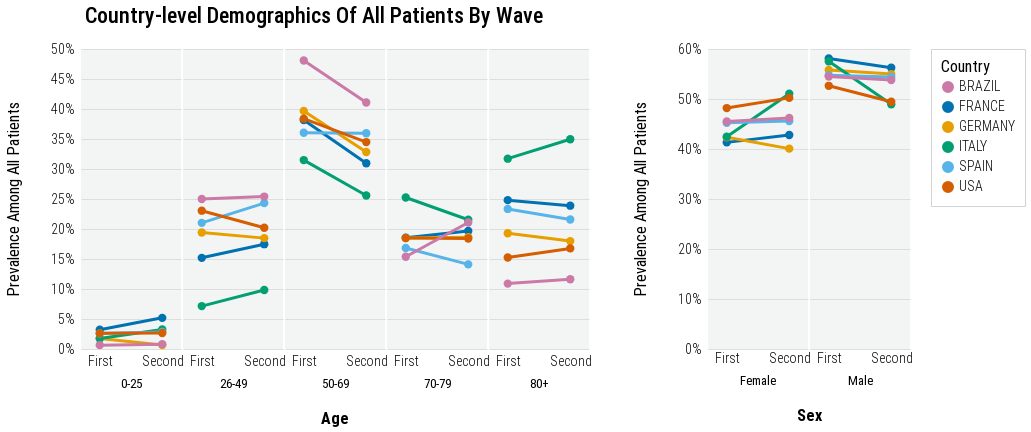

Source (notebook cell):
### Code cell
plot = FUNC_DEMOGRAPHICS_BY_WAVE_WITH_LINES(df, patient_group='all')
# alt.vconcat(
#     FUNC_DEMOGRAPHICS_BY_WAVE_WITH_LINES(df, patient_group='all'),
# #     FUNC_DEMOGRAPHICS_BY_WAVE_WITH_LINES(df, patient_group='severe'),
# #     spacing=30
# ).resolve_scale(color='independent')

plot = apply_theme(
    plot,
    axis_y_title_font_size=16,
    title_anchor='start',
    legend_orient='right'
)

plot

# df[df.sig == True]

### Figure 1 — Vega-Lite specification as saved in the notebook (floating-point values rounded to 4 significant figures)
{"config": {"view": {"continuousWidth": 400, "continuousHeight": 300, "fill": "#F3F5F5", "strokeWidth": 0}, "axis": {"domainColor": "black", "domainWidth": 1.5, "labelFontSize": 14, "labelFontWeight": 300, "labelLimit": 1000, "tickColor": "white", "titleFontSize": 16, "titleFontWeight": 400, "titlePadding": 10}, "axisX": {"labelAngle": 0}, "axisY": {"domain": false, "titleFontSize": 16}, "concat": {"spacing": 0}, "font": "Roboto Condensed", "header": {"labelFontSize": 13, "labelOrient": "bottom", "titleFontSize": 16, "titleFontWeight": "bold"}, "legend": {"cornerRadius": 0, "fillColor": "white", "gradientLength": 50, "labelFontSize": 14, "labelFontWeight": 300, "orient": "right", "padding": 10, "strokeColor": "lightgray", "symbolStrokeWidth": 2, "titleFontSize": 16, "titleFontWeight": 400, "titleOrient": "top"}, "point": {"size": 70}, "title": {"align": "left", "anchor": "start", "dy": -10, "fontSize": 22, "fontWeight": 500, "subtitleFontSize": 16, "subtitlePadding": 5}}, "hconcat": [{"data": {"name": "data-6c171ffda24053e10efa295286ae414e"}, "facet": {"column": {"type": "nominal", "field": "group", "header": {"labelOrient": "bottom", "title": "Age", "titleOrient": "bottom"}}}, "spec": {"mark": {"type": "line", "point": true, "size": 3}, "encoding": {"color": {"type": "nominal", "field": "country", "scale": {"range": ["#CB7AA7", "#0072B2", "#E79F00", "#029F73", "#57B4E9", "#D45E00"]}}, "x": {"type": "nominal", "axis": {"domain": false, "grid": false, "labels": true, "tickMinStep": 1, "ticks": false}, "field": "wave", "scale": {"padding": 0.3}, "title": null}, "y": {"type": "quantitative", "axis": {"format": ".0%", "titleX": -60}, "field": "pp", "title": "Prevalence Among All Patients"}}, "height": 300, "resolve": {"scale": {"color": "shared"}}, "width": 100}, "spacing": 2}, {"data": {"name": "data-b64dc753bf84aa9b60ba487bb2b7ece2"}, "facet": {"column": {"type": "nominal", "field": "group", "header": {"labelOrient": "bottom", "title": "Sex", "titleOrient": "bottom"}}}, "spec": {"mark": {"type": "line", "point": true, "size": 3}, "encoding": {"color": {"type": "nominal", "field": "country", "scale": {"range": ["#CB7AA7", "#0072B2", "#E79F00", "#029F73", "#57B4E9", "#D45E00"]}, "title": "Country"}, "x": {"type": "nominal", "axis": {"domain": false, "grid": false, "labels": true, "tickMinStep": 1, "ticks": false}, "field": "wave", "scale": {"padding": 0.3}, "title": null}, "y": {"type": "quantitative", "axis": {"format": ".0%", "orient": "left", "titleX": -60}, "field": "pp", "title": "Prevalence Among All Patients"}}, "height": 300, "width": 100}, "spacing": 2}], "spacing": 40, "title": {"text": "Country-level Demographics Of All Patients By Wave", "dx": 80, "subtitleColor": "gray"}, "$schema": "https://vega.github.io/schema/vega-lite/v4.8.1.json", "datasets": {"data-6c171ffda24053e10efa295286ae414e": [{"country": "FRANCE", "wave": "First", "effect_size": "prevalence", "group": "0-25", "pp": 0.03208, "ci_l": 0.02466, "ci_u": 0.04163, "x": 333.0, "n": 10160.0, "sig": false, "severity": "all"}, {"country": "FRANCE", "wave": "Second", "effect_size": "prevalence", "group": "0-25", "pp": 0.05192, "ci_l": 0.03397, "ci_u": 0.07859, "x": 292.0, "n": 5023.0, "sig": false, "severity": "all"}, {"country": "FRANCE", "wave": "First", "effect_size": "prevalence", "group": "26-49", "pp": 0.1519, "ci_l": 0.1206, "ci_u": 0.1896, "x": 1644.0, "n": 10160.0, "sig": false, "severity": "all"}, {"country": "FRANCE", "wave": "Second", "effect_size": "prevalence", "group": "26-49", "pp": 0.1747, "ci_l": 0.1603, "ci_u": 0.1901, "x": 881.0, "n": 5023.0, "sig": false, "severity": "all"}, {"country": "FRANCE", "wave": "First", "effect_size": "prevalence", "group": "50-69", "pp": 0.3817, "ci_l": 0.31, "ci_u": 0.4591, "x": 3579.0, "n": 10160.0, "sig": false, "severity": "all"}, {"country": "FRANCE", "wave": "Second", "effect_size": "prevalence", "group": "50-69", "pp": 0.3095, "ci_l": 0.2794, "ci_u": 0.3414, "x": 1584.0, "n": 5023.0, "sig": false, "severity": "all"}, {"country": "FRANCE", "wave": "First", "effect_size": "prevalence", "group": "70-79", "pp": 0.1855, "ci_l": 0.1752, "ci_u": 0.1963, "x": 1887.0, "n": 10160.0, "sig": false, "severity": "all"}, {"country": "FRANCE", "wave": "Second", "effect_size": "prevalence", "group": "70-79", "pp": 0.1966, "ci_l": 0.1802, "ci_u": 0.2141, "x": 993.0, "n": 5023.0, "sig": false, "severity": "all"}, {"country": "FRANCE", "wave": "First", "effect_size": "prevalence", "group": "80+", "pp": 0.2481, "ci_l": 0.2128, "ci_u": 0.2872, "x": 2619.0, "n": 10160.0, "sig": false, "severity": "all"}, {"country": "FRANCE", "wave": "Second", "effect_size": "prevalence", "group": "80+", "pp": 0.2388, "ci_l": 0.2126, "ci_u": 0.2673, "x": 1175.0, "n": 5023.0, "sig": false, "severity": "all"}, {"country": "GERMANY", "wave": "First", "effect_size": "prevalence", "group": "0-25", "pp": 0.01733, "ci_l": 0.002637, "ci_u": 0.1052, "x": 5.0, "n": 267.0, "sig": false, "severity": "all"}, {"country": "GERMANY", "wave": "Second", "effect_size": "prevalence", "group": "0-25", "pp": 0.006555, "ci_l": 0.0002626, "ci_u": 0.1422, "x": 11.0, "n": 931.0, "sig": false, "severity": "all"}, {"country": "GERMANY", "wave": "First", "effect_size": "prevalence", "group": "26-49", "pp": 0.1941, "ci_l": 0.09982, "ci_u": 0.3435, "x": 48.0, "n": 267.0, "sig": false, "severity": "all"}, {"country": "GERMANY", "wave": "Second", "effect_size": "prevalence", "group": "26-49", "pp": 0.1848, "ci_l": 0.1605, "ci_u": 0.2118, "x": 172.0, "n": 931.0, "sig": false, "severity": "all"}, {"country": "GERMANY", "wave": "First", "effect_size": "prevalence", "group": "50-69", "pp": 0.3968, "ci_l": 0.3379, "ci_u": 0.4589, "x": 106.0, "n": 267.0, "sig": false, "severity": "all"}, {"country": "GERMANY", "wave": "Second", "effect_size": "prevalence", "group": "50-69", "pp": 0.3284, "ci_l": 0.2074, "ci_u": 0.4775, "x": 312.0, "n": 931.0, "sig": false, "severity": "all"}, {"country": "GERMANY", "wave": "First", "effect_size": "prevalence", "group": "70-79", "pp": 0.1848, "ci_l": 0.1311, "ci_u": 0.2541, "x": 50.0, "n": 267.0, "sig": false, "severity": "all"}, {"country": "GERMANY", "wave": "Second", "effect_size": "prevalence", "group": "70-79", "pp": 0.1862, "ci_l": 0.1539, "ci_u": 0.2234, "x": 173.0, "n": 931.0, "sig": false, "severity": "all"}, {"country": "GERMANY", "wave": "First", "effect_size": "prevalence", "group": "80+", "pp": 0.1929, "ci_l": 0.1293, "ci_u": 0.2776, "x": 53.0, "n": 267.0, "sig": false, "severity": "all"}, {"country": "GERMANY", "wave": "Second", "effect_size": "prevalence", "group": "80+", "pp": 0.1799, "ci_l": 0.0796, "ci_u": 0.3574, "x": 173.0, "n": 931.0, "sig": false, "severity": "all"}, {"country": "ITALY", "wave": "First", "effect_size": "prevalence", "group": "0-25", "pp": 0.01743, "ci_l": 0.008152, "ci_u": 0.03689, "x": 70.0, "n": 3352.0, "sig": false, "severity": "all"}, {"country": "ITALY", "wave": "Second", "effect_size": "prevalence", "group": "0-25", "pp": 0.03258, "ci_l": 0.01349, "ci_u": 0.0766, "x": 83.0, "n": 2416.0, "sig": false, "severity": "all"}, {"country": "ITALY", "wave": "First", "effect_size": "prevalence", "group": "26-49", "pp": 0.07151, "ci_l": 0.03433, "ci_u": 0.143, "x": 325.0, "n": 3352.0, "sig": false, "severity": "all"}, {"country": "ITALY", "wave": "Second", "effect_size": "prevalence", "group": "26-49", "pp": 0.09835, "ci_l": 0.0426, "ci_u": 0.211, "x": 294.0, "n": 2416.0, "sig": false, "severity": "all"}, {"country": "ITALY", "wave": "First", "effect_size": "prevalence", "group": "50-69", "pp": 0.3149, "ci_l": 0.25, "ci_u": 0.3879, "x": 1167.0, "n": 3352.0, "sig": false, "severity": "all"}, {"country": "ITALY", "wave": "Second", "effect_size": "prevalence", "group": "50-69", "pp": 0.2559, "ci_l": 0.216, "ci_u": 0.3003, "x": 599.0, "n": 2416.0, "sig": false, "severity": "all"}, {"country": "ITALY", "wave": "First", "effect_size": "prevalence", "group": "70-79", "pp": 0.2525, "ci_l": 0.2045, "ci_u": 0.3075, "x": 837.0, "n": 3352.0, "sig": false, "severity": "all"}, {"country": "ITALY", "wave": "Second", "effect_size": "prevalence", "group": "70-79", "pp": 0.2154, "ci_l": 0.1726, "ci_u": 0.2655, "x": 564.0, "n": 2416.0, "sig": false, "severity": "all"}, {"country": "ITALY", "wave": "First", "effect_size": "prevalence", "group": "80+", "pp": 0.3172, "ci_l": 0.2164, "ci_u": 0.4387, "x": 925.0, "n": 3352.0, "sig": false, "severity": "all"}, {"country": "ITALY", "wave": "Second", "effect_size": "prevalence", "group": "80+", "pp": 0.3496, "ci_l": 0.2132, "ci_u": 0.516, "x": 856.0, "n": 2416.0, "sig": false, "severity": "all"}, {"country": "SPAIN", "wave": "First", "effect_size": "prevalence", "group": "0-25", "pp": 0.02575, "ci_l": 0.0201, "ci_u": 0.03294, "x": 61.0, "n": 2369.0, "sig": false, "severity": "all"}, {"country": "SPAIN", "wave": "Second", "effect_size": "prevalence", "group": "0-25", "pp": 0.02842, "ci_l": 0.02355, "ci_u": 0.03426, "x": 106.0, "n": 3730.0, "sig": false, "severity": "all"}, {"country": "SPAIN", "wave": "First", "effect_size": "prevalence", "group": "26-49", "pp": 0.2102, "ci_l": 0.1943, "ci_u": 0.2271, "x": 498.0, "n": 2369.0, "sig": true, "severity": "all"}, {"country": "SPAIN", "wave": "Second", "effect_size": "prevalence", "group": "26-49", "pp": 0.2432, "ci_l": 0.2297, "ci_u": 0.2572, "x": 907.0, "n": 3730.0, "sig": true, "severity": "all"}, {"country": "SPAIN", "wave": "First", "effect_size": "prevalence", "group": "50-69", "pp": 0.3605, "ci_l": 0.3414, "ci_u": 0.38, "x": 854.0, "n": 2369.0, "sig": false, "severity": "all"}, {"country": "SPAIN", "wave": "Second", "effect_size": "prevalence", "group": "50-69", "pp": 0.3595, "ci_l": 0.3443, "ci_u": 0.3751, "x": 1341.0, "n": 3730.0, "sig": false, "severity": "all"}, {"country": "SPAIN", "wave": "First", "effect_size": "prevalence", "group": "70-79", "pp": 0.1684, "ci_l": 0.1539, "ci_u": 0.184, "x": 399.0, "n": 2369.0, "sig": true, "severity": "all"}, {"country": "SPAIN", "wave": "Second", "effect_size": "prevalence", "group": "70-79", "pp": 0.141, "ci_l": 0.1302, "ci_u": 0.1526, "x": 526.0, "n": 3730.0, "sig": true, "severity": "all"}, {"country": "SPAIN", "wave": "First", "effect_size": "prevalence", "group": "80+", "pp": 0.2334, "ci_l": 0.2168, "ci_u": 0.2509, "x": 553.0, "n": 2369.0, "sig": false, "severity": "all"}, {"country": "SPAIN", "wave": "Second", "effect_size": "prevalence", "group": "80+", "pp": 0.2158, "ci_l": 0.2029, "ci_u": 0.2293, "x": 805.0, "n": 3730.0, "sig": false, "severity": "all"}, {"country": "USA", "wave": "First", "effect_size": "prevalence", "group": "0-25", "pp": 0.02609, "ci_l": 0.01101, "ci_u": 0.06056, "x": 292.0, "n": 8287.0, "sig": false, "severity": "all"}, {"country": "USA", "wave": "Second", "effect_size": "prevalence", "group": "0-25", "pp": 0.0267, "ci_l": 0.006869, "ci_u": 0.09815, "x": 711.0, "n": 16040.0, "sig": false, "severity": "all"}, {"country": "USA", "wave": "First", "effect_size": "prevalence", "group": "26-49", "pp": 0.2305, "ci_l": 0.1863, "ci_u": 0.2817, "x": 2036.0, "n": 8287.0, "sig": false, "severity": "all"}, {"country": "USA", "wave": "Second", "effect_size": "prevalence", "group": "26-49", "pp": 0.202, "ci_l": 0.1499, "ci_u": 0.2667, "x": 2849.0, "n": 16040.0, "sig": false, "severity": "all"}, {"country": "USA", "wave": "First", "effect_size": "prevalence", "group": "50-69", "pp": 0.3839, "ci_l": 0.358, "ci_u": 0.4104, "x": 3165.0, "n": 8287.0, "sig": false, "severity": "all"}, {"country": "USA", "wave": "Second", "effect_size": "prevalence", "group": "50-69", "pp": 0.3449, "ci_l": 0.3313, "ci_u": 0.3587, "x": 5485.0, "n": 16040.0, "sig": false, "severity": "all"}, {"country": "USA", "wave": "First", "effect_size": "prevalence", "group": "70-79", "pp": 0.1851, "ci_l": 0.1533, "ci_u": 0.2216, "x": 1414.0, "n": 8287.0, "sig": false, "severity": "all"}, {"country": "USA", "wave": "Second", "effect_size": "prevalence", "group": "70-79", "pp": 0.1841, "ci_l": 0.1578, "ci_u": 0.2138, "x": 3349.0, "n": 16040.0, "sig": false, "severity": "all"}, {"country": "USA", "wave": "First", "effect_size": "prevalence", "group": "80+", "pp": 0.1524, "ci_l": 0.1176, "ci_u": 0.1952, "x": 1375.0, "n": 8287.0, "sig": false, "severity": "all"}, {"country": "USA", "wave": "Second", "effect_size": "prevalence", "group": "80+", "pp": 0.1676, "ci_l": 0.1281, "ci_u": 0.2163, "x": 3355.0, "n": 16040.0, "sig": false, "severity": "all"}, {"country": "BRAZIL", "wave": "First", "effect_size": "prevalence", "group": "0-25", "pp": 0.00641, "ci_l": 0.001132, "ci_u": 0.03541, "x": 1.0, "n": 156.0, "sig": false, "severity": "all"}, {"country": "BRAZIL", "wave": "Second", "effect_size": "prevalence", "group": "0-25", "pp": 0.008108, "ci_l": 0.002761, "ci_u": 0.02356, "x": 3.0, "n": 370.0, "sig": false, "severity": "all"}, {"country": "BRAZIL", "wave": "First", "effect_size": "prevalence", "group": "26-49", "pp": 0.25, "ci_l": 0.1886, "ci_u": 0.3234, "x": 39.0, "n": 156.0, "sig": false, "severity": "all"}, {"country": "BRAZIL", "wave": "Second", "effect_size": "prevalence", "group": "26-49", "pp": 0.2541, "ci_l": 0.2124, "ci_u": 0.3008, "x": 94.0, "n": 370.0, "sig": false, "severity": "all"}, {"country": "BRAZIL", "wave": "First", "effect_size": "prevalence", "group": "50-69", "pp": 0.4808, "ci_l": 0.4038, "ci_u": 0.5587, "x": 75.0, "n": 156.0, "sig": false, "severity": "all"}, {"country": "BRAZIL", "wave": "Second", "effect_size": "prevalence", "group": "50-69", "pp": 0.4108, "ci_l": 0.3618, "ci_u": 0.4616, "x": 152.0, "n": 370.0, "sig": false, "severity": "all"}, {"country": "BRAZIL", "wave": "First", "effect_size": "prevalence", "group": "70-79", "pp": 0.1538, "ci_l": 0.1056, "ci_u": 0.2187, "x": 24.0, "n": 156.0, "sig": false, "severity": "all"}, {"country": "BRAZIL", "wave": "Second", "effect_size": "prevalence", "group": "70-79", "pp": 0.2108, "ci_l": 0.1723, "ci_u": 0.2552, "x": 78.0, "n": 370.0, "sig": false, "severity": "all"}, {"country": "BRAZIL", "wave": "First", "effect_size": "prevalence", "group": "80+", "pp": 0.109, "ci_l": 0.06916, "ci_u": 0.1676, "x": 17.0, "n": 156.0, "sig": false, "severity": "all"}, {"country": "BRAZIL", "wave": "Second", "effect_size": "prevalence", "group": "80+", "pp": 0.1162, "ci_l": 0.08743, "ci_u": 0.1529, "x": 43.0, "n": 370.0, "sig": false, "severity": "all"}], "data-b64dc753bf84aa9b60ba487bb2b7ece2": [{"country": "FRANCE", "wave": "First", "effect_size": "prevalence", "group": "Female", "pp": 0.4132, "ci_l": 0.3851, "ci_u": 0.4419, "x": 4153.0, "n": 10160.0, "sig": false, "severity": "all"}, {"country": "FRANCE", "wave": "Second", "effect_size": "prevalence", "group": "Female", "pp": 0.4279, "ci_l": 0.4136, "ci_u": 0.4425, "x": 2150.0, "n": 5023.0, "sig": false, "severity": "all"}, {"country": "FRANCE", "wave": "First", "effect_size": "prevalence", "group": "Male", "pp": 0.5811, "ci_l": 0.5634, "ci_u": 0.5986, "x": 5913.0, "n": 10160.0, "sig": false, "severity": "all"}, {"country": "FRANCE", "wave": "Second", "effect_size": "prevalence", "group": "Male", "pp": 0.5625, "ci_l": 0.5314, "ci_u": 0.5931, "x": 2799.0, "n": 5023.0, "sig": false, "severity": "all"}, {"country": "GERMANY", "wave": "First", "effect_size": "prevalence", "group": "Female", "pp": 0.4235, "ci_l": 0.3467, "ci_u": 0.5042, "x": 112.0, "n": 267.0, "sig": false, "severity": "all"}, {"country": "GERMANY", "wave": "Second", "effect_size": "prevalence", "group": "Female", "pp": 0.4007, "ci_l": 0.3676, "ci_u": 0.4348, "x": 373.0, "n": 931.0, "sig": false, "severity": "all"}, {"country": "GERMANY", "wave": "First", "effect_size": "prevalence", "group": "Male", "pp": 0.5579, "ci_l": 0.4489, "ci_u": 0.6617, "x": 152.0, "n": 267.0, "sig": false, "severity": "all"}, {"country": "GERMANY", "wave": "Second", "effect_size": "prevalence", "group": "Male", "pp": 0.5498, "ci_l": 0.4292, "ci_u": 0.6649, "x": 514.0, "n": 931.0, "sig": false, "severity": "all"}, {"country": "ITALY", "wave": "First", "effect_size": "prevalence", "group": "Female", "pp": 0.4245, "ci_l": 0.3641, "ci_u": 0.4872, "x": 1271.0, "n": 3352.0, "sig": false, "severity": "all"}, {"country": "ITALY", "wave": "Second", "effect_size": "prevalence", "group": "Female", "pp": 0.5107, "ci_l": 0.4741, "ci_u": 0.5472, "x": 1209.0, "n": 2416.0, "sig": false, "severity": "all"}, {"country": "ITALY", "wave": "First", "effect_size": "prevalence", "group": "Male", "pp": 0.5755, "ci_l": 0.5128, "ci_u": 0.6359, "x": 2081.0, "n": 3352.0, "sig": false, "severity": "all"}, {"country": "ITALY", "wave": "Second", "effect_size": "prevalence", "group": "Male", "pp": 0.4893, "ci_l": 0.4528, "ci_u": 0.5259, "x": 1207.0, "n": 2416.0, "sig": false, "severity": "all"}, {"country": "SPAIN", "wave": "First", "effect_size": "prevalence", "group": "Female", "pp": 0.4525, "ci_l": 0.4326, "ci_u": 0.4726, "x": 1072.0, "n": 2369.0, "sig": false, "severity": "all"}, {"country": "SPAIN", "wave": "Second", "effect_size": "prevalence", "group": "Female", "pp": 0.456, "ci_l": 0.4401, "ci_u": 0.4721, "x": 1701.0, "n": 3730.0, "sig": false, "severity": "all"}, {"country": "SPAIN", "wave": "First", "effect_size": "prevalence", "group": "Male", "pp": 0.5475, "ci_l": 0.5274, "ci_u": 0.5674, "x": 1297.0, "n": 2369.0, "sig": false, "severity": "all"}, {"country": "SPAIN", "wave": "Second", "effect_size": "prevalence", "group": "Male", "pp": 0.544, "ci_l": 0.5279, "ci_u": 0.5599, "x": 2029.0, "n": 3730.0, "sig": false, "severity": "all"}, {"country": "USA", "wave": "First", "effect_size": "prevalence", "group": "Female", "pp": 0.4818, "ci_l": 0.4641, "ci_u": 0.4997, "x": 3999.0, "n": 8287.0, "sig": false, "severity": "all"}, {"country": "USA", "wave": "Second", "effect_size": "prevalence", "group": "Female", "pp": 0.5022, "ci_l": 0.4856, "ci_u": 0.5188, "x": 8018.0, "n": 16040.0, "sig": false, "severity": "all"}, {"country": "USA", "wave": "First", "effect_size": "prevalence", "group": "Male", "pp": 0.5264, "ci_l": 0.5064, "ci_u": 0.5462, "x": 4324.0, "n": 8287.0, "sig": false, "severity": "all"}, {"country": "USA", "wave": "Second", "effect_size": "prevalence", "group": "Male", "pp": 0.4946, "ci_l": 0.4767, "ci_u": 0.5125, "x": 7979.0, "n": 16040.0, "sig": false, "severity": "all"}, {"country": "BRAZIL", "wave": "First", "effect_size": "prevalence", "group": "Female", "pp": 0.4551, "ci_l": 0.379, "ci_u": 0.5334, "x": 71.0, "n": 156.0, "sig": false, "severity": "all"}, {"country": "BRAZIL", "wave": "Second", "effect_size": "prevalence", "group": "Female", "pp": 0.4622, "ci_l": 0.412, "ci_u": 0.5131, "x": 171.0, "n": 370.0, "sig": false, "severity": "all"}, {"country": "BRAZIL", "wave": "First", "effect_size": "prevalence", "group": "Male", "pp": 0.5449, "ci_l": 0.4666, "ci_u": 0.621, "x": 85.0, "n": 156.0, "sig": false, "severity": "all"}, {"country": "BRAZIL", "wave": "Second", "effect_size": "prevalence", "group": "Male", "pp": 0.5378, "ci_l": 0.4869, "ci_u": 0.588, "x": 199.0, "n": 370.0, "sig": false, "severity": "all"}]}}
